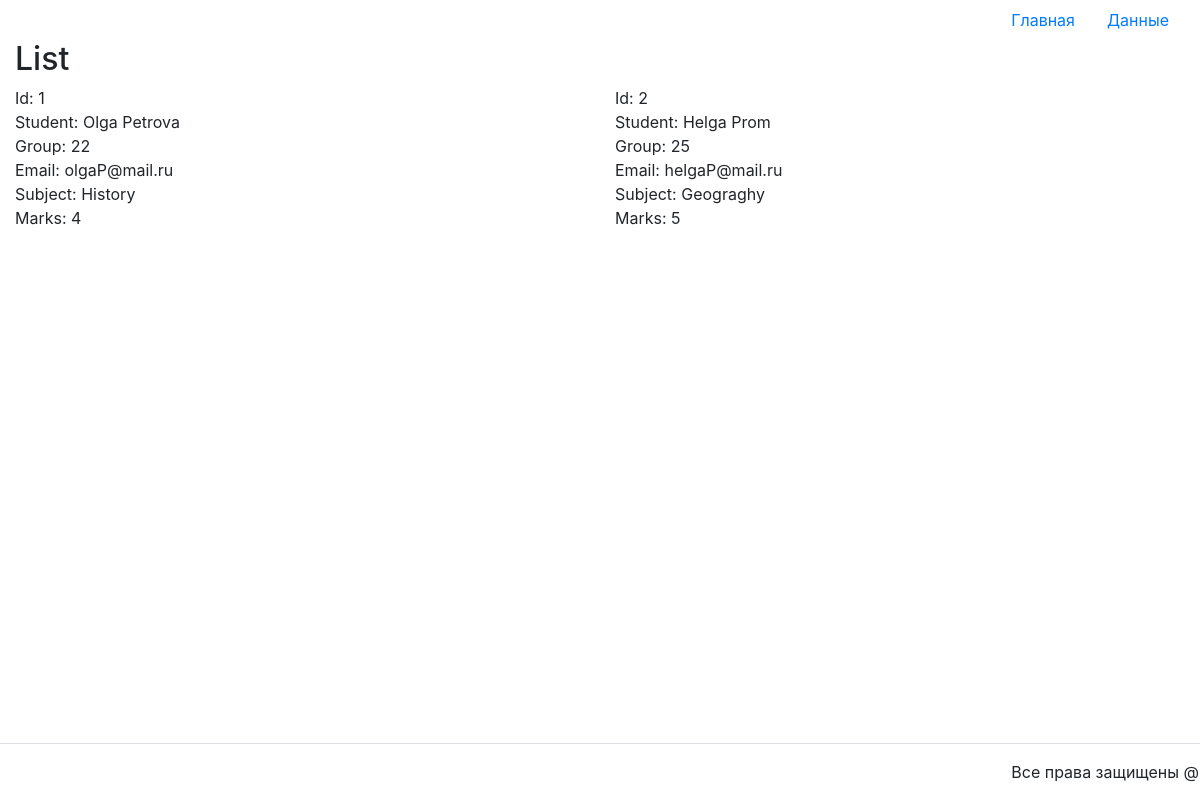
The page /univer/ on the database its author committed.
### models01.py (models this page shows)
class Marks(db.Model):
    id = db.Column(db.Integer, primary_key=True)
    student_id = db.Column(db.Integer, db.ForeignKey('student.id'), nullable=False)
    name_of_subject = db.Column(db.String(30), nullable=False)
    mark = db.Column(db.Integer, nullable=False)
    student = db.relationship('Student', backref=db.backref('marks', lazy=True))

class Student(db.Model):
    id = db.Column(db.Integer, primary_key=True)
    first_name = db.Column(db.String(30), nullable=False)
    last_name = db.Column(db.String(30), nullable=False)
    group = db.Column(db.Integer, nullable=False)
    email = db.Column(db.String(30), unique=True, nullable=False)

### app01.py (the view)
@app.route('/univer/')
def get_mark_list():
    univer = Marks.query.all()
    context = {'univer': univer}
    return render_template('univer.html', **context)

### templates/univer.html (shortened to what this page needs)
{% extends 'base.html' %}
{% block content %}
    <h2>List</h2>
    <div class="row">
        {% for item in univer %}
            <p class="col-12 col-md-6">Id: {{ item.student_id }}<br>Student: {{ item.student.first_name }}
                {{ item.student.last_name }}<br>Group: {{ item.student.group }}<br>
            Email: {{ item.student.email }}<br>Subject: {{ item.name_of_subject }}<br>Marks: {{ item.mark }}
        {% endfor %}
    </div>
{% endblock %}

### templates/base.html (shortened to what this page needs)
<!doctype html>
<html lang="ru">
<head>
    <link rel="stylesheet" href="/static/css/bootstrap.min.css">
</head>
<body>
<div class="container-fluid">
    <ul class="nav nav-pills justify-content-end align-items-end">
        <li class="nav-item"><a href="/main/" class="nav-link">Главная</a></li>
        <li class="nav-item"><a href="/data/" class="nav-link">Данные</a></li>
    </ul>
    {% block content %}{% endblock %}
    <div class="row fixed-bottom modal-footer">
        <p>Все права защищены @</p>
    </div>
</div>
</body>
</html>

### rows shown on the page
Marks: student_id "1", student.first_name "Olga", student.last_name "Petrova", student.group "22", student.email "olgaP@mail.ru", name_of_subject "History", mark "4"
Marks: student_id "2", student.first_name "Helga", student.last_name "Prom", student.group "25", student.email "helgaP@mail.ru", name_of_subject "Geograghy", mark "5"
